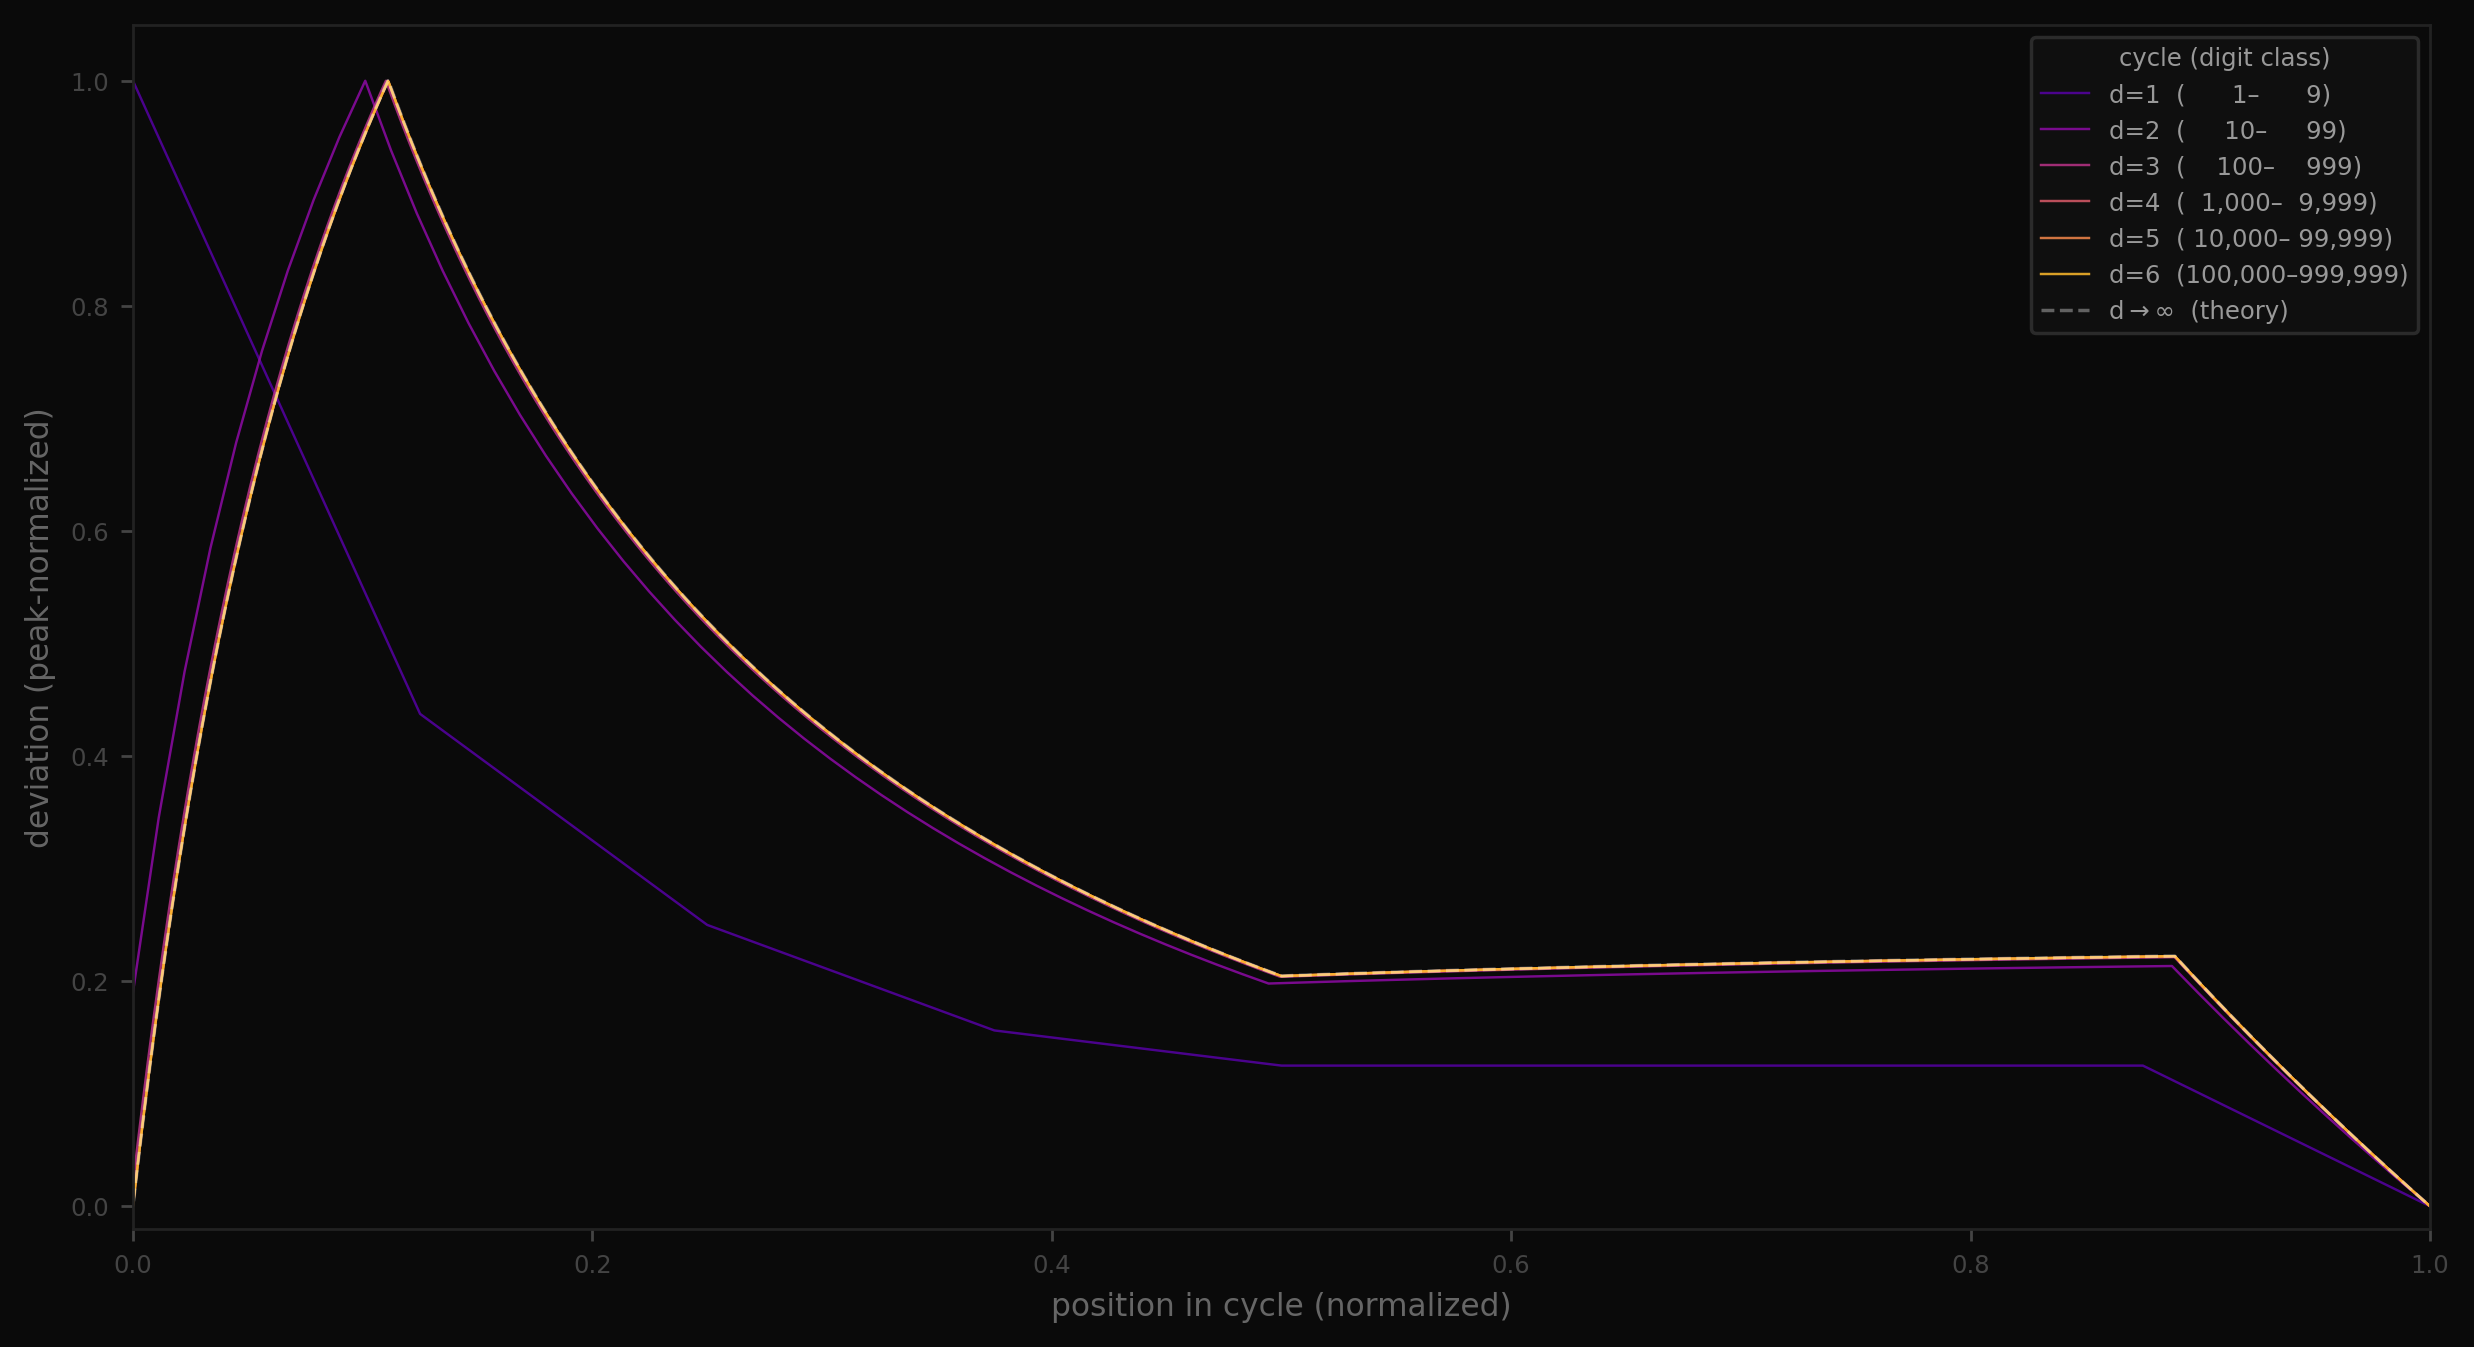

The Python source for this figure:
"""
Collapse plot — rescaled overlay of uniformity sawtooth cycles.

Each cycle runs between consecutive digit-block boundaries
(9 → 99 → 999 → …).  Within each cycle, x is normalized to [0, 1]
and y is divided by the cycle's peak deviation.  If the sawtooth is
self-similar, all curves collapse onto one universal shape.

The theoretical limiting curve is derived analytically:

    max_dev(t) = max_j |9·c_j(t) − 9t| / (9·(1 + 9t))

where c_j(t) = clamp(9t − (j−1), 0, 1) is the fractional contribution
of digit j at normalized position t.  This limit is exact as d → ∞
and independent of the cycle index.
"""

import sys, os
sys.path.insert(0, os.path.join(os.path.dirname(__file__), '..', '..', '..'))

import numpy as np
import matplotlib
matplotlib.use('Agg')
import matplotlib.pyplot as plt


# ── computation ──────────────────────────────────────────────────────

def max_deviation_array(N):
    """Vectorized running max |freq(d) − 1/9| for n = 1 … N."""
    ns = np.arange(1, N + 1)
    exps = np.floor(np.log10(ns)).astype(int)
    digits = (ns // 10**exps).astype(int)
    cum = np.zeros((9, N))
    for d in range(1, 10):
        cum[d - 1] = np.cumsum(digits == d)
    freqs = cum / ns
    return np.max(np.abs(freqs - 1.0 / 9), axis=0)


def theoretical_curve(n_pts=4000):
    """Limiting collapsed shape (d → ∞), independent of cycle index."""
    t = np.linspace(0, 1, n_pts, endpoint=False)[1:]   # skip t=0 (0/0)
    devs = np.zeros((9, len(t)))
    for j in range(1, 10):
        cj = np.clip(9 * t - (j - 1), 0, 1)
        devs[j - 1] = np.abs(9 * cj - 9 * t) / (9 * (1 + 9 * t))
    curve = devs.max(axis=0)
    peak = curve.max()
    return t, curve / peak


# ── parameters ───────────────────────────────────────────────────────

N_CYCLES = 6
N = 10**N_CYCLES - 1          # 999 999

boundaries = [10**d - 1 for d in range(1, N_CYCLES + 1)]
starts     = [1] + [b + 1 for b in boundaries[:-1]]
ends       = boundaries

# ── compute ──────────────────────────────────────────────────────────

print(f"computing deviation for n = 1 … {N:,}")
dev = max_deviation_array(N)

# ── plot ─────────────────────────────────────────────────────────────

fig, ax = plt.subplots(figsize=(10, 5.5))
fig.patch.set_facecolor('#0a0a0a')
ax.set_facecolor('#0a0a0a')

cmap = plt.cm.plasma
colors = [cmap(v) for v in np.linspace(0.15, 0.85, N_CYCLES)]

for i, (s, e) in enumerate(zip(starts, ends)):
    seg = dev[s - 1 : e]
    peak = seg.max()
    if peak == 0:
        continue
    t = np.linspace(0, 1, len(seg))
    y = seg / peak

    # thin out long segments for rendering
    MAX_PTS = 5000
    if len(t) > MAX_PTS:
        idx = np.round(np.linspace(0, len(t) - 1, MAX_PTS)).astype(int)
        t, y = t[idx], y[idx]

    ax.plot(t, y, lw=0.7, color=colors[i], alpha=0.85,
            label=f'd={i+1}  ({s:>7,}\u2013{e:>7,})')

# theoretical limit
tt, yy = theoretical_curve()
ax.plot(tt, yy, lw=1.0, color='white', alpha=0.35,
        linestyle='--', label='d\u2009\u2192\u2009\u221e  (theory)')

# chrome
ax.set_xlim(0, 1)
ax.set_ylim(-0.02, 1.05)
ax.set_xlabel('position in cycle (normalized)', color='#666', fontsize=9)
ax.set_ylabel('deviation (peak-normalized)', color='#666', fontsize=9)
ax.tick_params(colors='#444', labelsize=7)
for sp in ax.spines.values():
    sp.set_color('#222')

leg = ax.legend(fontsize=7, facecolor='#111', edgecolor='#333',
                labelcolor='#999', loc='upper right',
                title='cycle (digit class)',
                title_fontproperties={'size': 7})
leg.get_title().set_color('#999')

plt.tight_layout()
out = os.path.join(os.path.dirname(__file__), 'collapse.png')
plt.savefig(out, dpi=250, facecolor='#0a0a0a', bbox_inches='tight')
print(f'-> {out}')
